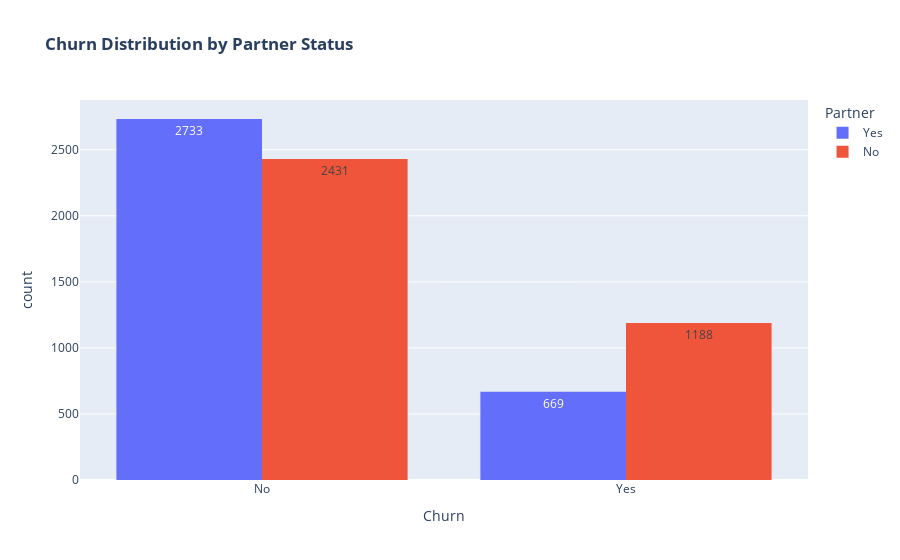

Notebook code for this chart:
### Markdown cell above
dependents customer are to stay

### Code cell
# Create histogram
fig = px.histogram(
    df,
    x="Churn",
    color="Partner",
    barmode="group",
    title="<b>Churn Distribution by Partner Status</b>",
    text_auto=True
)

fig.show()

### Figure 1 — Plotly figure (JSON) as saved in the notebook; plotly's stock layout.template omitted (floating-point values rounded to 4 significant figures; data arrays with more than 128 entries replaced by an {"elided": "..."} marker saying what was removed)
{"data": [{"alignmentgroup": "True", "bingroup": "x", "hovertemplate": "Partner=Yes<br>Churn=%{x}<br>count=%{y}<extra></extra>", "legendgroup": "Yes", "marker": {"color": "#636efa", "pattern": {"shape": ""}}, "name": "Yes", "offsetgroup": "Yes", "orientation": "v", "showlegend": true, "texttemplate": "%{value}", "type": "histogram", "x": {"elided": "3402 str values"}, "xaxis": "x", "yaxis": "y"}, {"alignmentgroup": "True", "bingroup": "x", "hovertemplate": "Partner=No<br>Churn=%{x}<br>count=%{y}<extra></extra>", "legendgroup": "No", "marker": {"color": "#EF553B", "pattern": {"shape": ""}}, "name": "No", "offsetgroup": "No", "orientation": "v", "showlegend": true, "texttemplate": "%{value}", "type": "histogram", "x": {"elided": "3619 str values"}, "xaxis": "x", "yaxis": "y"}], "layout": {"barmode": "group", "legend": {"title": {"text": "Partner"}, "tracegroupgap": 0}, "title": {"text": "<b>Churn Distribution by Partner Status</b>"}, "xaxis": {"anchor": "y", "domain": [0, 1], "title": {"text": "Churn"}}, "yaxis": {"anchor": "x", "domain": [0, 1], "title": {"text": "count"}}}}
